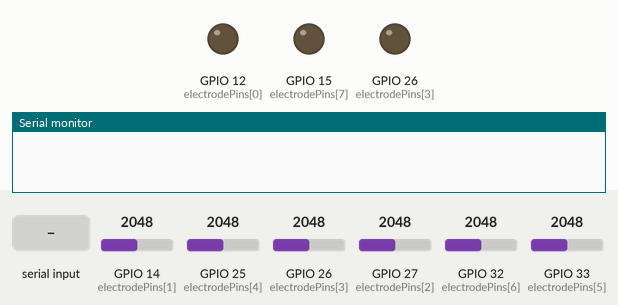
Recording of a sketch running on a simulated ESP32. Shown: output pins drawn as LEDs (lit = HIGH), the last lines printed to the serial monitor. The test bench sets the inputs (shaded band); at power-on: GPIO 14 (electrodePins[1]) = 2048, GPIO 25 (electrodePins[4]) = 2048, GPIO 26 (electrodePins[3]) = 2048, GPIO 27 (electrodePins[2]) = 2048, GPIO 32 (electrodePins[6]) = 2048, GPIO 33 (electrodePins[5]) = 2048.

Above: at 1.2 s.
1.3 s: "1" received over Serial
At 2.0 s:
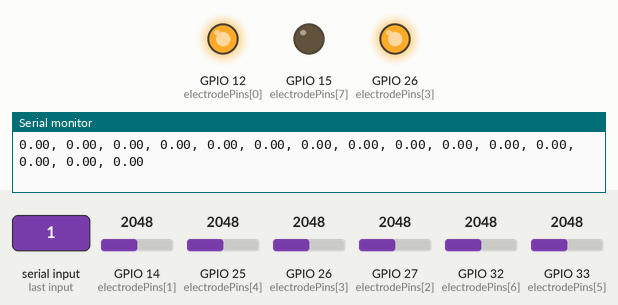
Timing chart, 0 to 8.0 s (numbered marks = the images above; inputs shaded):
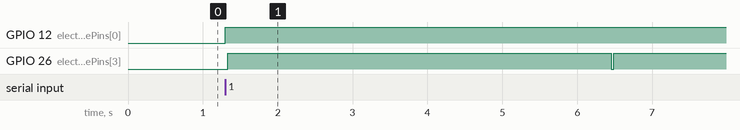

The sketch:

8-electrone-dipole-dipole.ino
```cpp
const int electrodePins[8] = {12, 14, 27, 26, 25, 33, 32, 15};

// Dipole-Dipole configuration for 8 electrodes
// Format: {current+, voltage+, voltage-, current-}
const int dipoleDipoleConfig[][4] = {
  // Layer 1 (5 measurements)
  {0, 1, 2, 3}, {1, 2, 3, 4}, {2, 3, 4, 5}, {3, 4, 5, 6}, {4, 5, 6, 7},
  // Layer 2 (4 measurements)
  {0, 1, 3, 4}, {1, 2, 4, 5}, {2, 3, 5, 6}, {3, 4, 6, 7},
  // Layer 3 (3 measurements)
  {0, 1, 4, 5}, {1, 2, 5, 6}, {2, 3, 6, 7},
  // Layer 4 (2 measurements)
  {0, 1, 5, 6}, {1, 2, 6, 7},
  // Layer 5 (1 measurement)
  {0, 1, 6, 7}
};
const int numConfigurations = 15;  // Total number of measurements

// Constants for current injection and impedance calculation
const float CURRENT_LIMIT_RESISTOR = 2000.0; // 2k ohm current-limiting resistor
const float ESP32_VOLTAGE = 3.3;             // ESP32 supply voltage
const float ACTUAL_CURRENT = ESP32_VOLTAGE / CURRENT_LIMIT_RESISTOR;

float measurements[numConfigurations];  // Store impedance values

void setup() {
  Serial.begin(115200);
  for (int i = 0; i < 8; i++) {
    pinMode(electrodePins[i], INPUT); // Initialize all electrodes as high impedance
  }
}

void loop() {
  if (Serial.available()) {
    Serial.read(); // Clear input buffer
    runMeasurementCycles();
  }
}

void runMeasurementCycles() {
  for (int cycle = 0; cycle < 5; cycle++) {
    performMeasurements();
    printMeasurements();
    if (cycle < 4) {
      delay(5000); // Delay between cycles
    }
  }
}

void performMeasurements() {
  for (int i = 0; i < numConfigurations; i++) {
    int currentPos = dipoleDipoleConfig[i][0];
    int voltagePos = dipoleDipoleConfig[i][1];
    int voltageNeg = dipoleDipoleConfig[i][2];
    int currentNeg = dipoleDipoleConfig[i][3];

    setCurrent(currentPos, currentNeg);
    delay(10);  // Allow current to stabilize

    float voltage = measureVoltage(voltagePos, voltageNeg);
    measurements[i] = calculateImpedance(voltage);
  }
}

void printMeasurements() {
  Serial.print("");
  for (int i = 0; i < numConfigurations; i++) {
    Serial.print(measurements[i], 2); // Print with 2 decimal places
    if (i < numConfigurations - 1) {
      Serial.print(", ");
    }
  }
  Serial.println("");
}

void setCurrent(int electrode1, int electrode2) {
  // Reset all electrodes to high impedance
  for (int i = 0; i < 8; i++) {
    pinMode(electrodePins[i], INPUT);
  }

  // Inject current between two electrodes
  pinMode(electrodePins[electrode1], OUTPUT);
  pinMode(electrodePins[electrode2], OUTPUT);
  digitalWrite(electrodePins[electrode1], HIGH);
  digitalWrite(electrodePins[electrode2], LOW);
}

float measureVoltage(int electrode1, int electrode2) {
  pinMode(electrodePins[electrode1], INPUT);
  pinMode(electrodePins[electrode2], INPUT);

  int adc1 = analogRead(electrodePins[electrode1]);
  int adc2 = analogRead(electrodePins[electrode2]);
  float voltage1 = adc1 * (3.3 / 4095.0);
  float voltage2 = adc2 * (3.3 / 4095.0);
  return voltage1 - voltage2;
}

float calculateImpedance(float voltage) {
  return voltage / ACTUAL_CURRENT;
}
```

Measured:
- after the input at 1.3 s, GPIO 12 (electrodePins[0]): LOW → HIGH at once; GPIO 26 (electrodePins[3]): LOW → HIGH at once, → LOW 5.1 s later, → HIGH 0.03 s later
